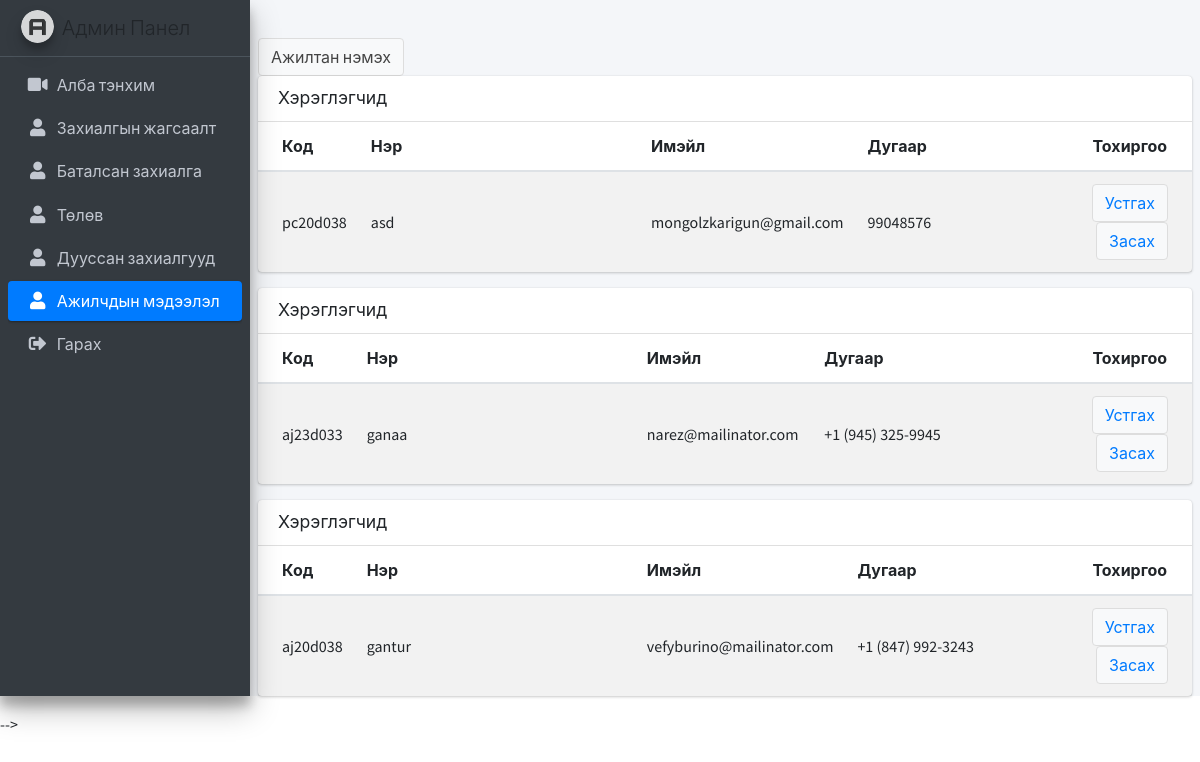
/employee-user.php, run on the app's committed database.
### tables this page shows
CREATE TABLE `employee` (
  `employee_id` char(8) NOT NULL,
  `username` varchar(50) NOT NULL,
  `lastname` varchar(50) NOT NULL,
  `phone` varchar(20) NOT NULL,
  `email` varchar(50) NOT NULL,
  `password` varchar(50) NOT NULL,
  `gender` char(10) NOT NULL
);

### employee-user.php (the view, shortened to what this page needs)
<!DOCTYPE html>
<html>
<head>
  <link rel="stylesheet" href="plugins/fontawesome-free/css/all.min.css" />
  <link rel="stylesheet" href="https://code.ionicframework.com/ionicons/2.0.1/css/ionicons.min.css" />
  <link rel="stylesheet" href="dist/css/adminlte.min.css" />
</head>
<body class="hold-transition sidebar-mini">
  <div class="wrapper">
    <aside class="main-sidebar sidebar-dark-primary elevation-4">
      <a class="brand-link">
        <img src="dist/img/AdminLTELogo.png" alt="AdminLTE Logo" class="brand-image img-circle elevation-3"
          style="opacity: 0.8" />
        <span class="brand-text font-weight-light">Админ Панел</span>
      </a>
      <div class="sidebar">
        <nav class="mt-2">
          <ul class="nav nav-pills nav-sidebar flex-column" data-widget="treeview" role="menu" data-accordion="false">
            <li class="nav-item">
              <a href="admin-movie.php" class="nav-link ">
                <i class="nav-icon fas fa-video"></i>
                <p>Алба тэнхим</p>
              </a>
            </li>
            <li class="nav-item">
              <a href="admin-users.php" class="nav-link">
                <i class="nav-icon fas fa-user"></i>
                <p>Захиалгын жагсаалт</p>
              </a>
            </li>
            <li class="nav-item">
              <a href="admin-orderConfirm.php" class="nav-link">
                <i class="nav-icon fas fa-user"></i>
                <p>Баталсан захиалга</p>
              </a>
            </li>
            <li class="nav-item">
              <a href="workProcess.php" class="nav-link">
                <i class="nav-icon fas fa-user"></i>
                <p>Төлөв</p>
              </a>
            </li>
            <li class="nav-item">
              <a href="admin-done.php" class="nav-link">
                <i class="nav-icon fas fa-user"></i>
                <p>Дууссан захиалгууд</p>
              </a>
            </li>
            <li class="nav-item">
              <a href="employee-user.php" class="nav-link active">
                <i class="nav-icon fas fa-user"></i>
                <p>Ажилчдын мэдээлэл</p>
              </a>
            </li>
            <li class="nav-item">
              <a href="./service/logout.php" class="nav-link">
                <i class="nav-icon fas fa-sign-out-alt"></i>
                <p>Гарах</p>
              </a>
            </li>
          </ul>
        </nav>
      </div>
    </aside>
    <div class="content-wrapper">
      <section class="content-header">
      </section>
      <section class="content">
        <button type="button" class="btn btn-default" data-toggle="modal" data-target="#employee-lg">
          Ажилтан нэмэх
        </button>
      </section>
      <?php
      include("./service/dbConnect.php");
      $sql = "SELECT employee_id, username, lastname, email, phone FROM employee ORDER BY username";
      $result = $conn->query($sql);
      if ($result->num_rows > 0) {
        while ($row = $result->fetch_assoc()) {
          echo '<section class="content">';
          echo '<div class="card">';
          echo '<div class="card-header">';
          echo '<h3 class="card-title">Хэрэглэгчид</h3>';
          echo '</div>';
          echo '<div class="card-body p-0">';
          echo '<table class="table table-striped projects">';
          echo '<thead>';
          echo '<tr>';
          echo '<th style="width: 1%">Код</th>';
          echo '<th style="width: 30%">Нэр</th>';
          echo '<th style="width: 19%">Имэйл</th>';
          echo '<th style="width: "15%">Дугаар</th>';
          echo '<th style="width: 10%; text-align: center">Тохиргоо</th>';
          echo '</tr>';
          echo '</thead>';
          echo '<tbody>';
          echo '<tr>';
          echo "<td>" . $row['employee_id'] . "</td>";
          echo '<td>';
          echo "<a>" . $row['lastname'] . "</a>";
          echo '<br />';
          echo '</td>';
          echo "<td>" . $row['email'] . "</td>";
          echo "<td>" . $row['phone'] . "</td>";
          echo '<td class="project-actions text-right">';
          ?>
          <button type="button" class="btn btn-default" data-toggle="modal">
            <a onclick="return confirm('Утгахдаа итгэлтэй байна уу ? ')"
              href="./service/employeeDelete.php?eid=<?php echo $row["employee_id"]; ?>">Устгах</a></button>
          <button onclick="" type="button" class="btn btn-default" data-toggle="modal">
            <a href="./service/userUpdate.php?eid=<?php echo $row["employee_id"]; ?>">Засах</a>
          </button>
          <?php
          echo '</td>';
          echo '</tr>';
          echo '</tbody>';
          echo '</table>';
          echo '</div>';
          echo '</div>';
          echo '</section>';
        }
      } else {
        echo "0 results";
      }
      ?>
    </div>
  </div> -->
</body>
</html>

### data on the page
employee: employee_id "pc20d038", lastname "asd", email "mongolzkarigun@gmail.com", phone "99048576"
employee: employee_id "aj23d033", lastname "ganaa", email "narez@mailinator.com", phone "+1 (945) 325-9945"
employee: employee_id "aj20d038", lastname "gantur", email "vefyburino@mailinator.com", phone "+1 (847) 992-3243"
